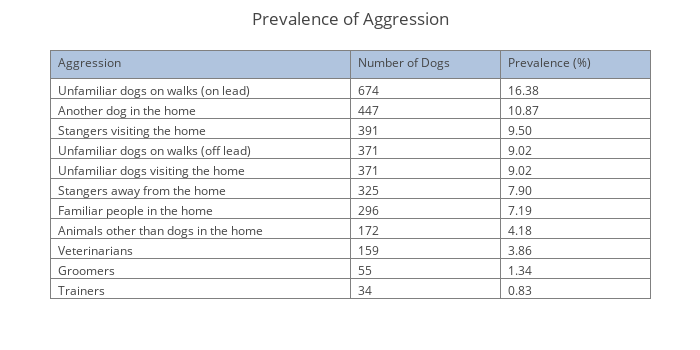

This figure's notebook cell:
### Markdown cell above
### 4.1 Aggression:

### Code cell
# Create the necessary dataframe.
fields = ', '.join(FR.fields[CATEGORY[0]])
labels = list(FR.labels[CATEGORY[0]].values())
df = createNumericDataFrame(DOG_TABLE, fields, labels, filtered=True)

# Get individual behavior problem counts and display as a table.
sums = df.sum()
sums = sums.sort_values(ascending=False)

# Calculate the prevalence of each behavior problem.
prevalences = sums.apply(PREVALENCE)

# Get individual behavior problem counts and display as a table.
data = [go.Table(columnwidth = [200, 100, 100],
                 header=dict(values=[CATEGORY[0], 'Number of Dogs', 'Prevalence (%)'],
                             fill = dict(color='#B0C4DE'),
                             align = ['left'] * 3),
                 cells=dict(values=[sums.index.values, sums.values, prevalences.values],
                            align = ['left'] * 3,
                            format = [None, 'd', '.2f']))]
layout = go.Layout(title='Prevalence of {}'.format(CATEGORY[0]),
                   width=700,
                   height=350,
                   margin=go.Margin(l=50, r=50, b=50, t=50, pad=4))
fig = dict(data=data, layout=layout)
if SAVE_OUTPUT:
    py.plot(fig, image='png', image_width=700, image_height=350,
            image_filename='4_1_aggression')
py.iplot(fig)

### Figure 1 — Plotly figure (JSON) as saved in the notebook; plotly's stock layout.template omitted (floating-point values rounded to 4 significant figures)
{"data": [{"cells": {"align": ["left", "left", "left"], "format": [null, "d", ".2f"], "values": [["Unfamiliar dogs on walks (on lead)", "Another dog in the home", "Stangers visiting the home", "Unfamiliar dogs on walks (off lead)", "Unfamiliar dogs visiting the home", "Stangers away from the home", "Familiar people in the home", "Animals other than dogs in the home", "Veterinarians", "Groomers", "Trainers"], [674, 447, 391, 371, 371, 325, 296, 172, 159, 55, 34], [16.38, 10.87, 9.504, 9.018, 9.018, 7.9, 7.195, 4.181, 3.865, 1.337, 0.8264]]}, "columnwidth": [200, 100, 100], "header": {"align": ["left", "left", "left"], "fill": {"color": "#B0C4DE"}, "values": ["Aggression", "Number of Dogs", "Prevalence (%)"]}, "type": "table"}], "layout": {"height": 350, "margin": {"b": 50, "l": 50, "pad": 4, "r": 50, "t": 50}, "title": "Prevalence of Aggression", "width": 700}}
